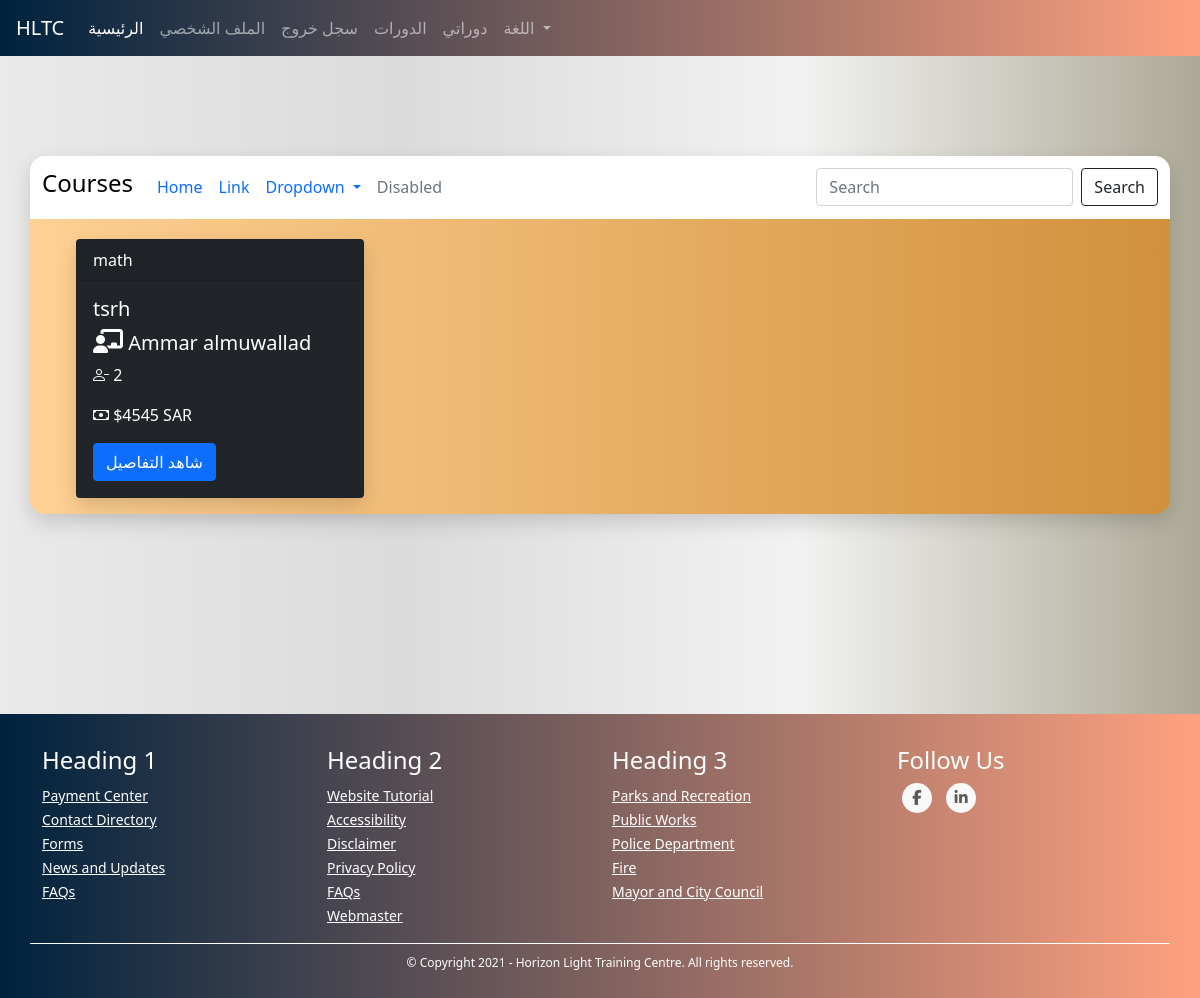
Page /courses (signed in) on the committed database.
### TUTOR/models.py (models this page shows, shortened)
class CourseModel(db.Model):
    id = db.Column(db.Integer, primary_key=True)
    name = db.Column(db.String(130), nullable=False)
    description = db.Column(db.String(1000), nullable=False)
    subject = db.Column(db.String(), nullable=False)
    price = db.Column(db.Integer, nullable=False)
    min_students = db.Column(db.Integer, nullable=False)
    max_students = db.Column(db.Integer, nullable=False)
    currency = db.Column(db.String(3), nullable=False)
    began = db.Column(db.Boolean, nullable=False, default=False)
    ended = db.Column(db.Boolean, nullable=False, default=False)
    course_type = db.Column(db.Integer, nullable=False) # 1 for start when min number # 2 for start with min and date
    _period = db.Column(db.Integer, nullable=True) # days
    _start_date = db.Column(db.DateTime, nullable=True)
    _end_date = db.Column(db.DateTime, nullable=True)
    links = db.Column(db.String(), nullable=False) # {"zoom": "link", ....}
    weekly_time_table_json  = db.Column(db.String(1000), nullable=False) # {"saturday": {"from": ..., "to": ...}, ...}
    _state = db.Column(db.String(), nullable=False, default=json.dumps({"state_code": 1, "state_string": "لم تبدأ بعد", "allowed_actions": ["join", "view", "start", "cancel"]})) # {"state_code": 2, "state_string": "قائم", "allowed_actions": ["view", "end"]} {"state_code": 3, "state_string": "انتهى", "allowed_actions": ["delete"]} {"state_code": 4, "state_string": "ملغي", "allowed_actions": ["delete"]}
    number_of_students_paid = db.Column(db.Integer, nullable=False, default=0)
    have_sent_first_payment_emails = db.Column(db.Boolean, nullable=False, default=False)
    created_by_admin = db.Column(db.Boolean, nullable=False)
    creation_date = db.Column(db.DateTime, nullable=False, default=datetime.utcnow)
    payment_model = db.relationship('PaymentModel', backref='course', uselist=False)
    tutor_data_model_id = db.Column(db.Integer, db.ForeignKey('tutor_data_model.id'),
        nullable=False)
    @property
    def number_of_participants(self):
        return len(self.students)
    @property
    def empty_seats(self):
        return self.max_students - self.number_of_participants
    def start(self):
        self.began = True
        self._state = json.dumps({"state_code": 2, "state_string": "قائم", "allowed_actions": ["view", "end"]})
        if self.course_type == 1:
            now = datetime.date(datetime.utcnow())
            self._start_date = now
            self._end_date = now + timedelta(days=self.period)
        db.session.commit()
        for sdm in self.students: # the paymetn is when a student joins not when the course begins bcz the course wont begin if students didn't pay
            send_student_course_start_email(sdm.user, self)
        send_tutor_course_start_email(self.tutor.user, self)
        return True
    def end(self):
        self.ended = True
        self._state = json.dumps({"state_code": 3, "state_string": "انتهى", "allowed_actions": ["delete"]})
        db.session.commit()
        for sdm in self.students:
            send_student_course_ended_email(sdm.user, self)
        send_tutor_course_ended_email(self.tutor.user, self)
        return True
    def cancel(self):
        self._state = json.dumps({"state_code": 4, "state_string": "ملغي", "allowed_actions": ["delete"]})
        db.session.commit()
        for sdm in self.students:
            send_student_course_canceled_email(sdm.user, self)
        send_tutor_course_canceled_email(self.tutor.user, self)

class UserModel(db.Model, UserMixin):
    id = db.Column(db.Integer, primary_key=True)
    first_name = db.Column(db.String(128), nullable=False)
    last_name = db.Column(db.String(128), nullable=False)
    username = db.Column(db.String(20), unique=True, nullable=False)
    email = db.Column(db.String(256), unique=True, nullable=False)
    password = db.Column(db.String(255), nullable=False)
    user_type = db.Column(db.String(30), nullable=False)
    _gender = db.Column(db.Boolean, nullable=False, default=True)
    email_confirmation_code = db.Column(db.String(5), nullable=True)
    is_confirmed = db.Column(db.Boolean, nullable=False, default=False)
    creation_date = db.Column(db.DateTime, nullable=False, default=datetime.utcnow)
    admin_data_model = db.relationship('AdminDataModel', backref='user', uselist=False)
    tutor_data_model = db.relationship('TutorDataModel', backref='user', uselist=False)
    student_data_model = db.relationship('StudentDataModel', backref='user', uselist=False)
    @property
    def full_name(self):
        return self.first_name + " " + self.last_name

### TUTOR/COURSES/routes.py (the view)
@courses_blueprint.route("/courses")
@login_required([])
def courses():
    all_courses = CourseModel.query.all()
    return render_template("courses.html", all_courses=all_courses)

### TUTOR/COURSES/routes.py (called while the page is built)
@courses_blueprint.context_processor
def utility_processor():
    return dict(get_language_text=LngObj.get_language_text, get_current_page_language_list=LngObj.get_current_page_language_list, languages=LANGUAGES, admin_types=ADMIN_TYPES, settings=SiteSettingsModel.instance())

### TUTOR/models.py (called while the page is built)
@login_manager.user_loader
def load_user(user_id):
    return UserModel.query.get(int(user_id))

    @classmethod
    def instance(cls):
        return cls.query.get(1)

### TUTOR/utils/utils.py (called while the page is built)
def login_required(roles=[]):
	def wrapper(fn):
		@wraps(fn)
		def decorated_view(*args, **kwargs):
			if request.method in EXEMPT_METHODS:
				return fn(*args, **kwargs)
			elif current_app.login_manager._login_disabled:
				return fn(*args, **kwargs)
			elif not current_user.is_authenticated:
				return current_app.login_manager.unauthorized()
			role = current_user.user_type
			if ( (role not in roles) and (roles != []) ):
				return current_app.login_manager.unauthorized()
			return fn(*args, **kwargs)
		return decorated_view
	return wrapper

### TUTOR/templates/courses.html (shortened to what this page needs)
{% extends "template.html" %}
{% block content %}
    <link rel="stylesheet" href="{{ url_for('static', filename='css/courses.css') }}">
    <div class="container my-cont">
        <div class="row justify-content-center my-row filter-row">
            <nav class="navbar navbar-expand-lg my-courses-nav">
                <a class="navbar-brand"><h4>Courses</h4></a>
                  <div class="collapse navbar-collapse" id="navbarSupportedContent">
                    <ul class="navbar-nav mr-auto">
                      <li class="nav-item active">
                        <a class="nav-link" href="#">Home <span class="sr-only">(current)</span></a>
                      </li>
                      <li class="nav-item">
                        <a class="nav-link" href="#">Link</a>
                      </li>
                      <li class="nav-item dropdown">
                        <a class="nav-link dropdown-toggle" href="#" id="navbarDropdown" role="button" data-toggle="dropdown" aria-haspopup="true" aria-expanded="false">
                          Dropdown
                        </a>
                      </li>
                      <li class="nav-item">
                        <a class="nav-link disabled" href="#">Disabled</a>
                      </li>
                    </ul>
                    <form class="form-inline my-2 my-lg-0">
                      <input class="form-control mr-sm-2" type="search" placeholder="Search" aria-label="Search">
                      <button class="btn btn-outline-dark my-2 my-sm-0" type="submit">Search</button>
                    </form>
                  </div>
            </nav>
        </div>
        <div class="row my-row">
            {% for course in all_courses %}
                <div class="col-sm-4 my-col content-col">
                    <div class="card text-white bg-dark mb-3 my-card" style="max-width: 18rem;">
                        <div class="card-header">{{ course.subject }}</div>
                            <div class="card-body">
                                <h5 class="card-title">{{ course.name }}</h5>
                                <h5 class="card-title"><i class='fas fa-chalkboard-teacher' style='font-size:24px'></i> {{ course.tutor.user.full_name }}</h5>
                                <p class="card-text"><i class="bi bi-person-dash"></i> {{ course.empty_seats }}</p>
                                  <p class="card-text"><i class="bi bi-cash"></i> ${{ course.price }} {{ course.currency }}</p>
                                  <a href="{{ url_for('courses_blueprint.course', course_id=course.id) }}" class="btn btn-primary">شاهد التفاصيل</a>
                        </div>
                    </div>
                </div>
            {% endfor %}
        </div>
    </div>
{% endblock %}

### TUTOR/static/css/global.css (style rules this page uses)
body { background: #ADA996; background: -webkit-linear-gradient(to right, #EAEAEA, #DBDBDB, #F2F2F2, #ADA996); background: linear-gradient(to right, #EAEAEA, #DBDBDB, #F2F2F2, #ADA996); }

### TUTOR/static/css/courses.css (style rules this page uses)
.my-courses-nav { border-top-right-radius: 15px; border-top-left-radius: 15px; background-color: white; color: black; }
.my-cont { border-radius: 15px; background: #D1913C; background: -webkit-linear-gradient(to right, #FFD194, #D1913C); background: linear-gradient(to right, #FFD194, #D1913C); -webkit-box-shadow: 0px 8px 20px 0px rgba(0, 0, 0, 0.15); -moz-box-shadow: 0px 8px 20px 0px rgba(0, 0, 0, 0.15); box-shadow: 0px 8px 20px 0px rgba(0, 0, 0, 0.15); margin-top: 100px; margin-bottom: 200px; }
.filter-row { border-radius: 15px; color: black; margin-bottom: 20px; }
.my-card { margin-left: auto; margin-right: auto; -webkit-box-shadow: 0px 8px 20px 0px rgba(0, 0, 0, 0.15); -moz-box-shadow: 0px 8px 20px 0px rgba(0, 0, 0, 0.15); box-shadow: 0px 8px 20px 0px rgba(0, 0, 0, 0.15); }
.content-col { padding: 0; }

### rows in the picture
CourseModel: subject "math", name "tsrh", tutor.user.full_name "Ammar almuwallad", empty_seats "2", price "4545", currency "SAR"
